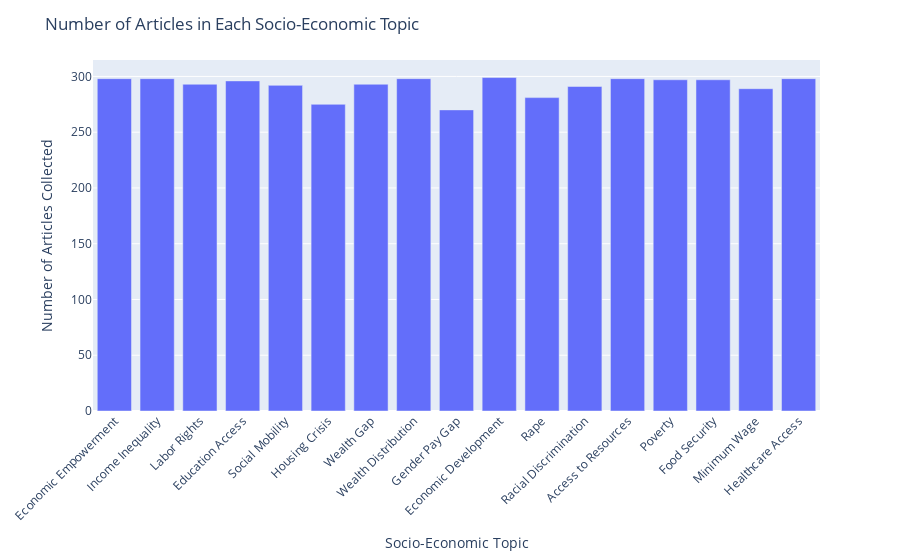

The code cell stored with this chart in its notebook:
### Markdown cell above
**Count Of Articles For Different Causes**

### Code cell
database_name = "summarized_clean"
# Connecting to the MongoDB server and selecting my database
client = pymongo.MongoClient(mongo_uri)
db = client[database_name]

# Getting a list of collection names in my database
collection_names = db.list_collection_names()

# Fetching the collection sizes and storing in a dictionary
collection_sizes = {}
for collection_name in collection_names:
    collection = db[collection_name]
    collection_sizes[collection_name] = collection.count_documents({})

# Creating a bar chart using Plotly
fig = px.bar(
    x=list(collection_sizes.keys()), 
    y=list(collection_sizes.values()),
)
fig.update_layout(
    
    xaxis_title="Socio-Economic Topic",
    yaxis_title="Number of Articles Collected",
    title="Number of Articles in Each Socio-Economic Topic",
    xaxis_tickangle=-45,
)
fig.show()

### Figure 1 — Plotly figure (JSON) as saved in the notebook; plotly's stock layout.template omitted (floating-point values rounded to 4 significant figures)
{"data": [{"alignmentgroup": "True", "hovertemplate": "x=%{x}<br>y=%{y}<extra></extra>", "legendgroup": "", "marker": {"color": "#636efa", "pattern": {"shape": ""}}, "name": "", "offsetgroup": "", "orientation": "v", "showlegend": false, "textposition": "auto", "type": "bar", "x": ["Economic Empowerment", "Income Inequality", "Labor Rights", "Education Access", "Social Mobility", "Housing Crisis", "Wealth Gap", "Wealth Distribution", "Gender Pay Gap", "Economic Development", "Rape", "Racial Discrimination", "Access to Resources", "Poverty", "Food Security", "Minimum Wage", "Healthcare Access"], "xaxis": "x", "y": [298, 298, 293, 296, 292, 275, 293, 298, 270, 299, 281, 291, 298, 297, 297, 289, 298], "yaxis": "y"}], "layout": {"barmode": "relative", "legend": {"tracegroupgap": 0}, "margin": {"t": 60}, "title": {"text": "Number of Articles in Each Socio-Economic Topic"}, "xaxis": {"anchor": "y", "domain": [0, 1], "tickangle": -45, "title": {"text": "Socio-Economic Topic"}}, "yaxis": {"anchor": "x", "domain": [0, 1], "title": {"text": "Number of Articles Collected"}}}}
